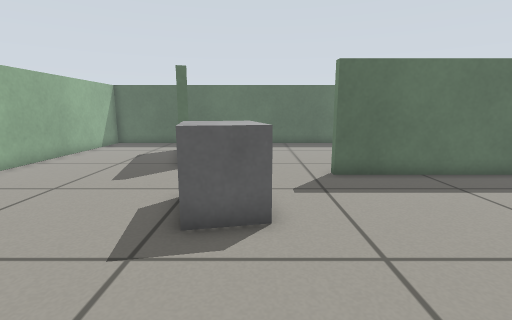
View 1 (above)

17 first-person views from a walk through a world built for the Gazebo simulator. The camera is 0.57 m above the floor, tilts 10° down and sees 85° across. The floor is counted in squares, 0.25 m on a side. Each view is taken from the middle of a square. On the plan, view 1 faces up. The plan holds only what a view shows up to about 17 squares ahead; the rest is blank.

View 2
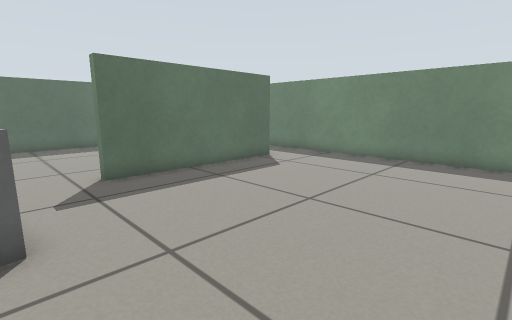

View 3
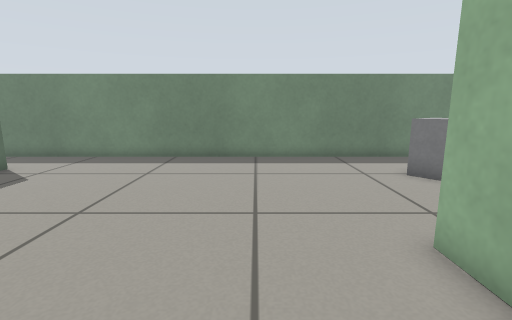

View 4
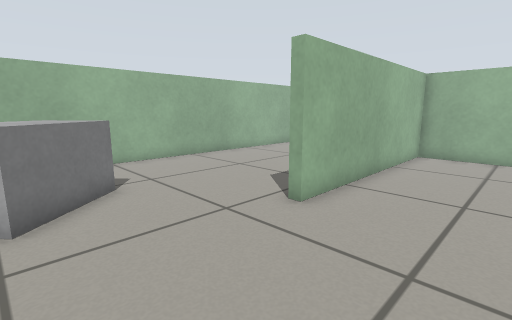

View 5
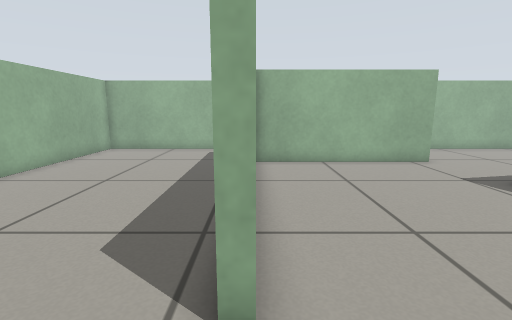

View 6
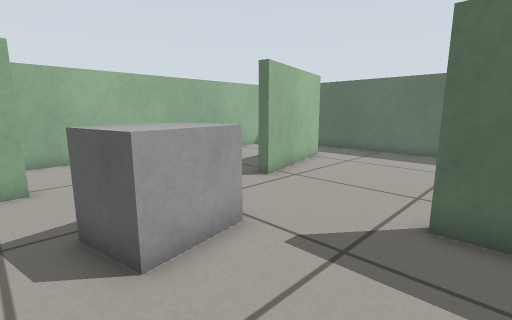

View 7
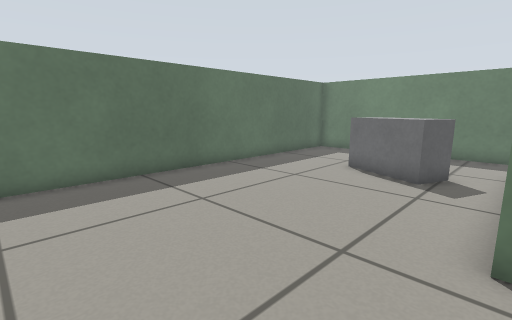

View 8
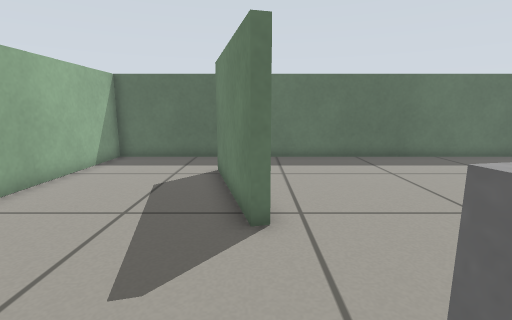

View 9
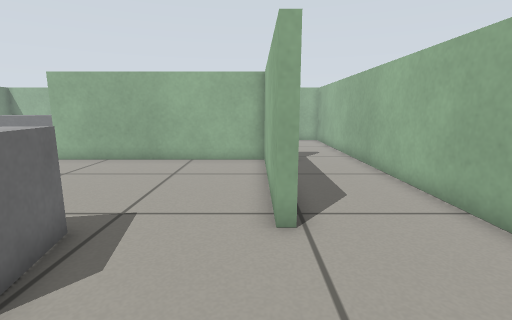

View 10
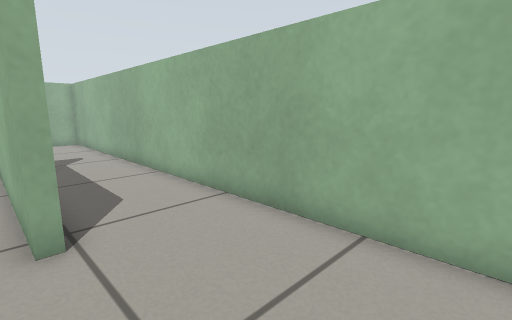

View 11
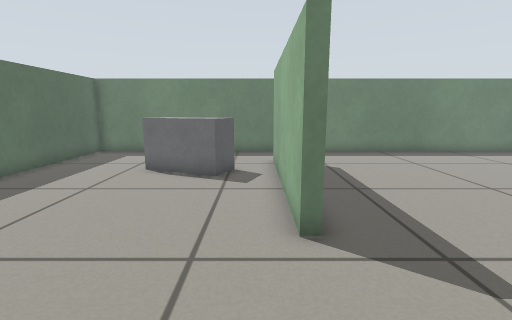

View 12
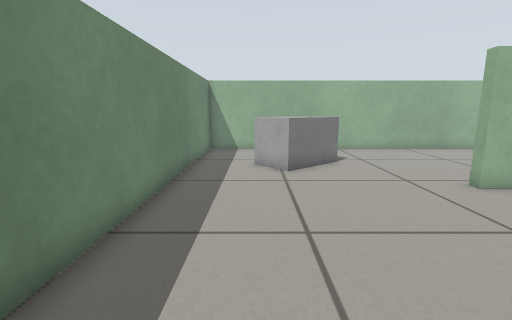

View 13
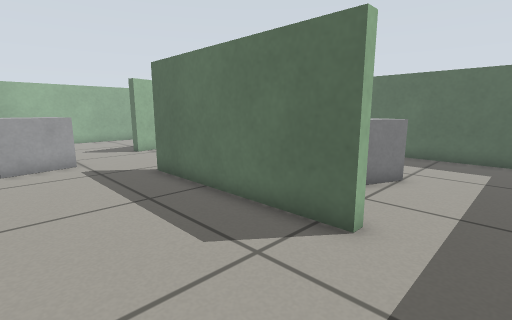

View 14
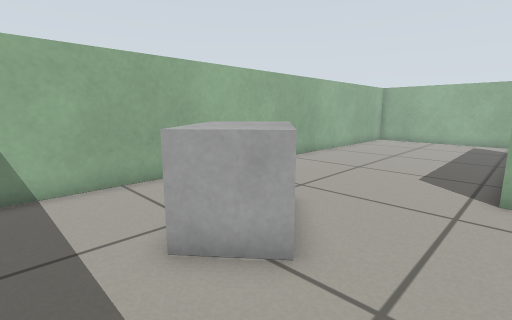

View 15
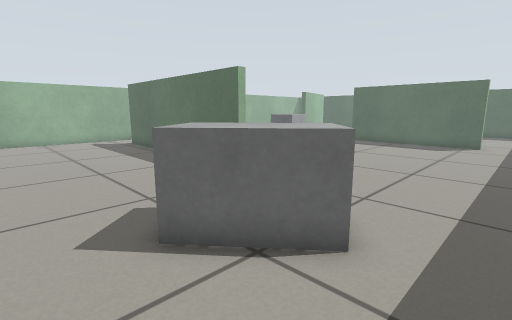

View 16
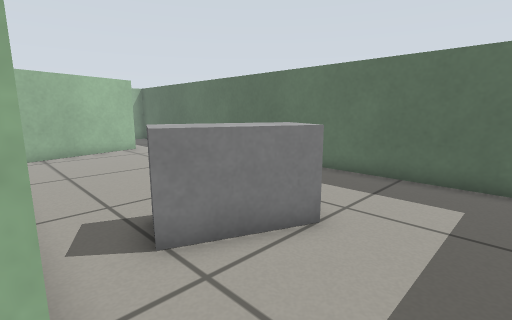

View 17
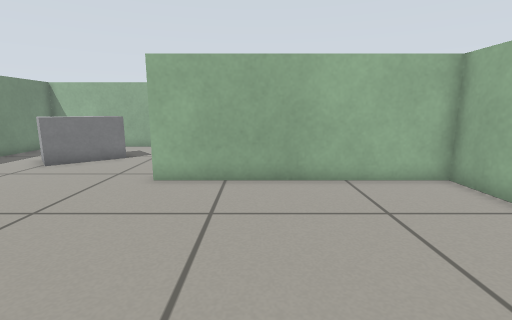

### Floor plan
Points are (right, up) in squares from view 1. A wall is a line through its corners. A room is listed if a view was taken in it or the views show most of it. See-through windows are left out.
Room 1 (views 1, 2, 3, 4, 5, 6, 7, 8, 9, 10, 11, 12, 13, 14, 15, 16, 17)
walls: (2.8, 9.8) (2.8, 10.2) (10.8, 10.2) (10.8, 9.8) (2.8, 9.8); (-5.9, 4.8) (-5.4, 4.8) (-5.4, -3) (4.4, -3) (4.4, -3.4) (-4, -3.4); (-4.1, 16.9) (-2.7, 11.3) (-3.1, 11.2) (-4.5, 16.8); (-9.8, -11.8) (13.8, -11.8) (13.8, 19.8) (-9.8, 19.8) (-9.8, -11.8)
objects: grey box (-2, 5) to (0, 8); grey box (8, -9) to (11, -6); grey box (8, 12) to (10, 15)

Positions as (right, up) in squares from view 1, and headings:
1: (0, 0), facing up
2: (0, 0), facing up-right
3: (0, 0), facing right
4: (10, 1), facing down-left
5: (7, -3), facing left
6: (4, 4), facing up-left
7: (-2, 10), facing up-right
8: (-3, 6), facing up
9: (-5, 10), facing down
10: (-5, 10), facing down-left
11: (-2, 11), facing right
12: (11, 5), facing down
13: (13, 5), facing up-left
14: (13, -3), facing down-left
15: (13, -11), facing up-left
16: (13, 10), facing up-left
17: (1, 6), facing down
